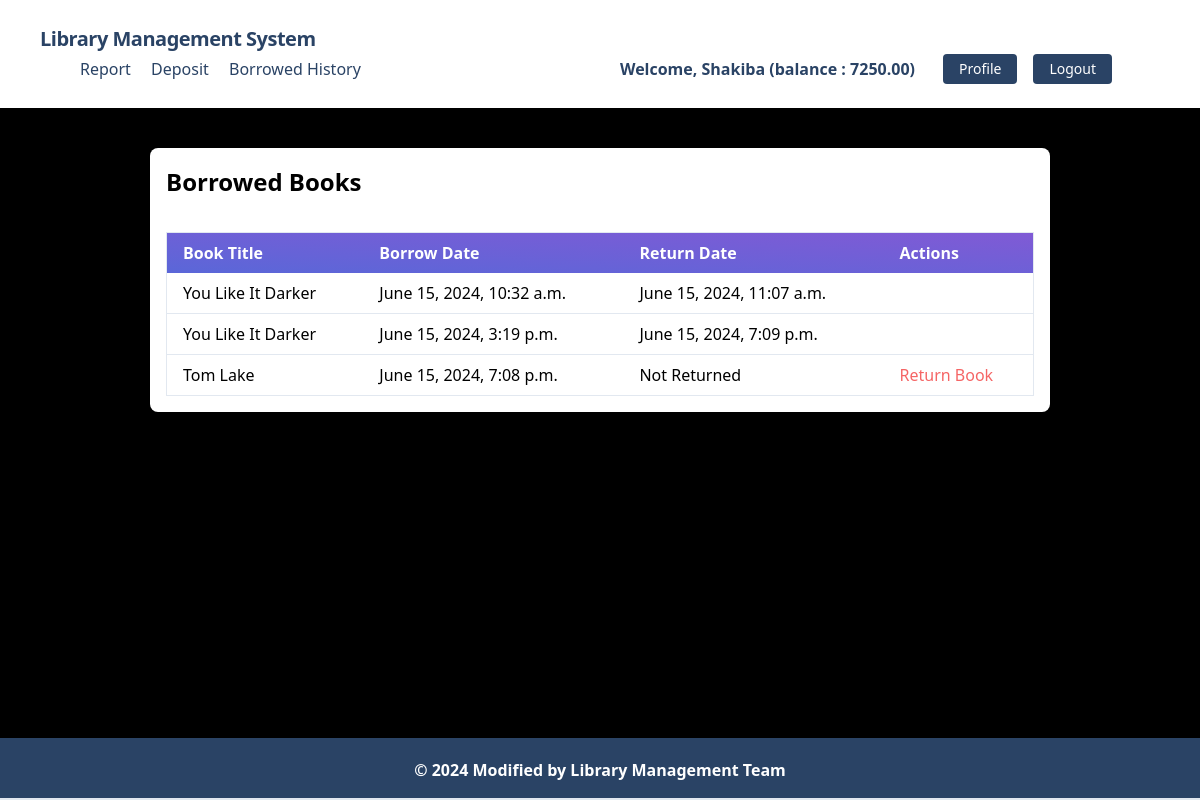
Page /transactions/borrowed_history/ (signed in) on the committed database.
### accounts/models.py (models this page shows, shortened)
class UserAccountModel(models.Model):
    user = models.OneToOneField(User, related_name='account', on_delete=models.CASCADE)
    account_no = models.IntegerField(unique=True)
    birth_date = models.DateField(null=True, blank=True)
    gender = models.CharField(max_length=10, choices=GENDER_TYPE)
    initial_deposit_date = models.DateField(auto_now_add=True)
    balance = models.DecimalField(default=0, max_digits=12, decimal_places=2)

### transactions/models.py (models this page shows, shortened)
class BorrowModel(models.Model):
    user = models.ForeignKey(User, related_name='borrowed_books', on_delete=models.CASCADE)
    book = models.ForeignKey(BookModel, related_name='borrowed_books', on_delete=models.CASCADE)
    borrow_date = models.DateTimeField(default=timezone.now)
    return_date = models.DateTimeField(null=True, blank=True)
    amount = models.DecimalField(max_digits=10, decimal_places=2)

### books/models.py (models this page shows, shortened)
class BookModel(models.Model):
    title = models.CharField(max_length=255)
    description = models.TextField()
    image = models.ImageField(upload_to='book_images/')
    price = models.DecimalField(max_digits=10, decimal_places=2)
    category = models.ForeignKey(CategoryModel, related_name='books', on_delete=models.CASCADE)

### transactions/views.py (the view)
# urls.py: path("borrowed_history/", BorrowListView.as_view(), name="borrowed_history"),
class BorrowListView(View):
    @method_decorator(login_required)
    def get(self, request):
        borrowed_books = request.user.borrowed_books.all()
        return render(request, 'transactions/borrowed_history.html', {'borrowed_books': borrowed_books})

### transactions/templates/transactions/borrowed_history.html (shortened to what this page needs)
{% extends 'base.html' %}
{% block content %}
<div class="bg-white shadow-md rounded-lg p-4 mt-10 mb-10">
    <h1 class="text-2xl font-bold mb-4">Borrowed Books</h1>
    <table class="table-auto mx-auto w-full px-5 rounded-xl mt-8 border dark:border-neutral-500">
        <thead class="bg-purple-900 text-white text-left">
            <tr class="bg-gradient-to-tr from-indigo-600 to-purple-600 rounded-md py-2 px-4 text-white font-bold">
                <th class="px-4 py-2">Book Title</th>
                <th class="px-4 py-2">Borrow Date</th>
                <th class="px-4 py-2">Return Date</th>
                <th class="px-4 py-2">Actions</th>
            </tr>
        </thead>
        <tbody>
            {% for borrow in borrowed_books %}
                <tr class="border-b dark:border-neutral-500">
                    <td class="px-4 py-2">{{ borrow.book.title }}</td>
                    <td class="px-4 py-2">{{ borrow.borrow_date }}</td>
                    <td class="px-4 py-2">
                        {% if borrow.return_date %}
                            {{ borrow.return_date }}
                        {% else %}
                            Not Returned
                        {% endif %}
                    </td>
                    <td class="px-4 py-2">
                        {% if not borrow.return_date %}
                            <form method="post" action="{% url 'return' borrow.id %}">
                                <button type="submit" class="text-red-500">Return Book</button>
                            </form>
                        {% endif %}
                    </td>
                </tr>
            {% endfor %}
        </tbody>
    </table>
</div>
{% endblock %}

### main/templates/navbar.html (shortened to what this page needs)
<nav class="flex items-center justify-between flex-wrap bg-white p-6 px-10">
    <div class="flex items-center flex-shrink-0 text-white mr-6">
        <span class="font-semibold text-xl tracking-tight text-blue-900"><a href="/">Library Management System</a></span>
    </div>
    <div class="w-full block flex-grow lg:flex lg:items-center lg:w-auto px-10">
        {% if request.user.is_authenticated %}
            <div class="text-md lg:flex-grow">
                <a href="{% url 'transaction_report' %}" class="block mt-4 lg:inline-block lg:mt-0 text-blue-900 hover:text-red-900 hover:font-black mr-4">
                    Report
                </a>
                <a href="{% url 'deposit_money' %}" class="block mt-4 lg:inline-block lg:mt-0 text-blue-900 hover:text-red-900 hover:font-black mr-4">
                    Deposit
                </a>
                <a href="{% url 'borrowed_history' %}" class="block mt-4 lg:inline-block lg:mt-0 text-blue-900 hover:text-red-900 hover:font-black mr-4">
                    Borrowed History
                </a>
            </div>
            <div class="flex w-auto">
                <div class="text-blue-900 my-auto font-black px-5">Welcome, {{ request.user.first_name }} (balance : {{request.user.account.balance}}) </div>
                <a href="{% url 'profile' %}" class="mx-2 inline-block font-medium text-sm px-4 py-2 leading-none bg-blue-900 rounded text-white border-white hover:border-transparent hover:text-dark hover:bg-red-700 mt-4 lg:mt-0">Profile</a>
                <a href="{% url 'logout' %}" class="mx-2 inline-block font-medium text-sm px-4 py-2 leading-none bg-blue-900 rounded text-white border-white hover:border-transparent hover:text-dark hover:bg-red-700 mt-4 lg:mt-0">Logout</a>
            </div>
        {% endif %}
    </div>
</nav>

### rows in the picture
BorrowModel: book "You Like It Darker", borrow_date "June 15, 2024, 10:32 a.m.", return_date "June 15, 2024, 11:07 a.m."
BorrowModel: book "You Like It Darker", borrow_date "June 15, 2024, 3:19 p.m.", return_date "June 15, 2024, 7:09 p.m."
BorrowModel: book "Tom Lake", borrow_date "June 15, 2024, 7:08 p.m.", shows "Not Returned", shows "Return Book"

### other values in the picture
{{ request.user.first_name }} "Shakiba"
{{ request.user.account.balance }} "7250.00"
